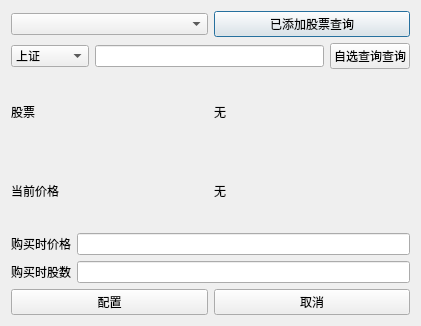
<?xml version="1.0" encoding="UTF-8"?>
<ui version="4.0">
 <class>addMoneyWidget</class>
 <widget class="QDialog" name="addMoneyWidget">
  <property name="geometry">
   <rect>
    <x>0</x>
    <y>0</y>
    <width>421</width>
    <height>326</height>
   </rect>
  </property>
  <property name="windowTitle">
   <string>Form</string>
  </property>
  <layout class="QVBoxLayout" name="verticalLayout">
   <item>
    <layout class="QVBoxLayout" name="stockView"/>
   </item>
   <item>
    <layout class="QVBoxLayout" name="verticalLayout_2">
     <item>
      <layout class="QHBoxLayout" name="horizontalLayout_6">
       <item>
        <widget class="QComboBox" name="comboxCodec"/>
       </item>
       <item>
        <widget class="QPushButton" name="minecodecBtn">
         <property name="text">
          <string>已添加股票查询</string>
         </property>
        </widget>
       </item>
      </layout>
     </item>
     <item>
      <layout class="QHBoxLayout" name="horizontalLayout_5">
       <item>
        <widget class="QComboBox" name="comboxJYS">
         <item>
          <property name="text">
           <string>上证</string>
          </property>
         </item>
         <item>
          <property name="text">
           <string>深圳成指</string>
          </property>
         </item>
        </widget>
       </item>
       <item>
        <widget class="QLineEdit" name="editCodec"/>
       </item>
       <item>
        <widget class="QPushButton" name="noMineSearchBtn">
         <property name="text">
          <string>自选查询查询</string>
         </property>
        </widget>
       </item>
      </layout>
     </item>
     <item>
      <layout class="QHBoxLayout" name="horizontalLayout_4">
       <item>
        <widget class="QLabel" name="label_4">
         <property name="text">
          <string>股票</string>
         </property>
        </widget>
       </item>
       <item>
        <widget class="QLabel" name="codecLabel">
         <property name="text">
          <string>无</string>
         </property>
        </widget>
       </item>
      </layout>
     </item>
     <item>
      <layout class="QHBoxLayout" name="horizontalLayout">
       <item>
        <widget class="QLabel" name="label">
         <property name="text">
          <string>当前价格</string>
         </property>
        </widget>
       </item>
       <item>
        <widget class="QLabel" name="currentPrice">
         <property name="text">
          <string>无</string>
         </property>
        </widget>
       </item>
      </layout>
     </item>
     <item>
      <layout class="QHBoxLayout" name="horizontalLayout_2">
       <item>
        <widget class="QLabel" name="label_2">
         <property name="text">
          <string>购买时价格</string>
         </property>
        </widget>
       </item>
       <item>
        <widget class="QLineEdit" name="editPurchasePrice"/>
       </item>
      </layout>
     </item>
     <item>
      <layout class="QHBoxLayout" name="horizontalLayout_3">
       <item>
        <widget class="QLabel" name="label_3">
         <property name="text">
          <string>购买时股数</string>
         </property>
        </widget>
       </item>
       <item>
        <widget class="QLineEdit" name="editNum"/>
       </item>
      </layout>
     </item>
     <item>
      <layout class="QHBoxLayout" name="horizontalLayout_7">
       <item>
        <widget class="QPushButton" name="setBtn">
         <property name="text">
          <string>配置</string>
         </property>
        </widget>
       </item>
       <item>
        <widget class="QPushButton" name="cancelBtn">
         <property name="text">
          <string>取消</string>
         </property>
        </widget>
       </item>
      </layout>
     </item>
    </layout>
   </item>
  </layout>
 </widget>
 <resources/>
 <connections/>
</ui>
